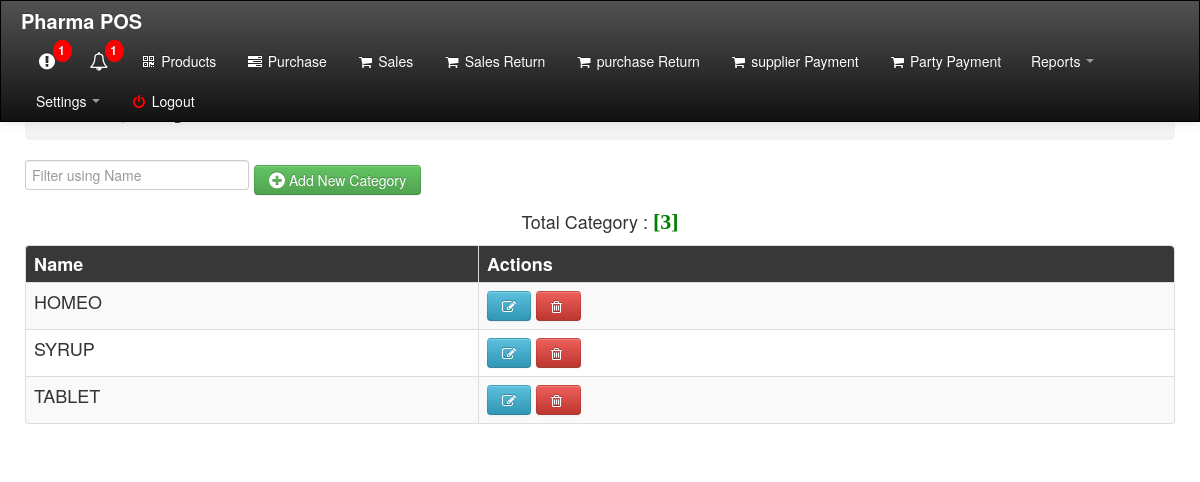
Page /company/view.php (signed in) on the earlier database version.
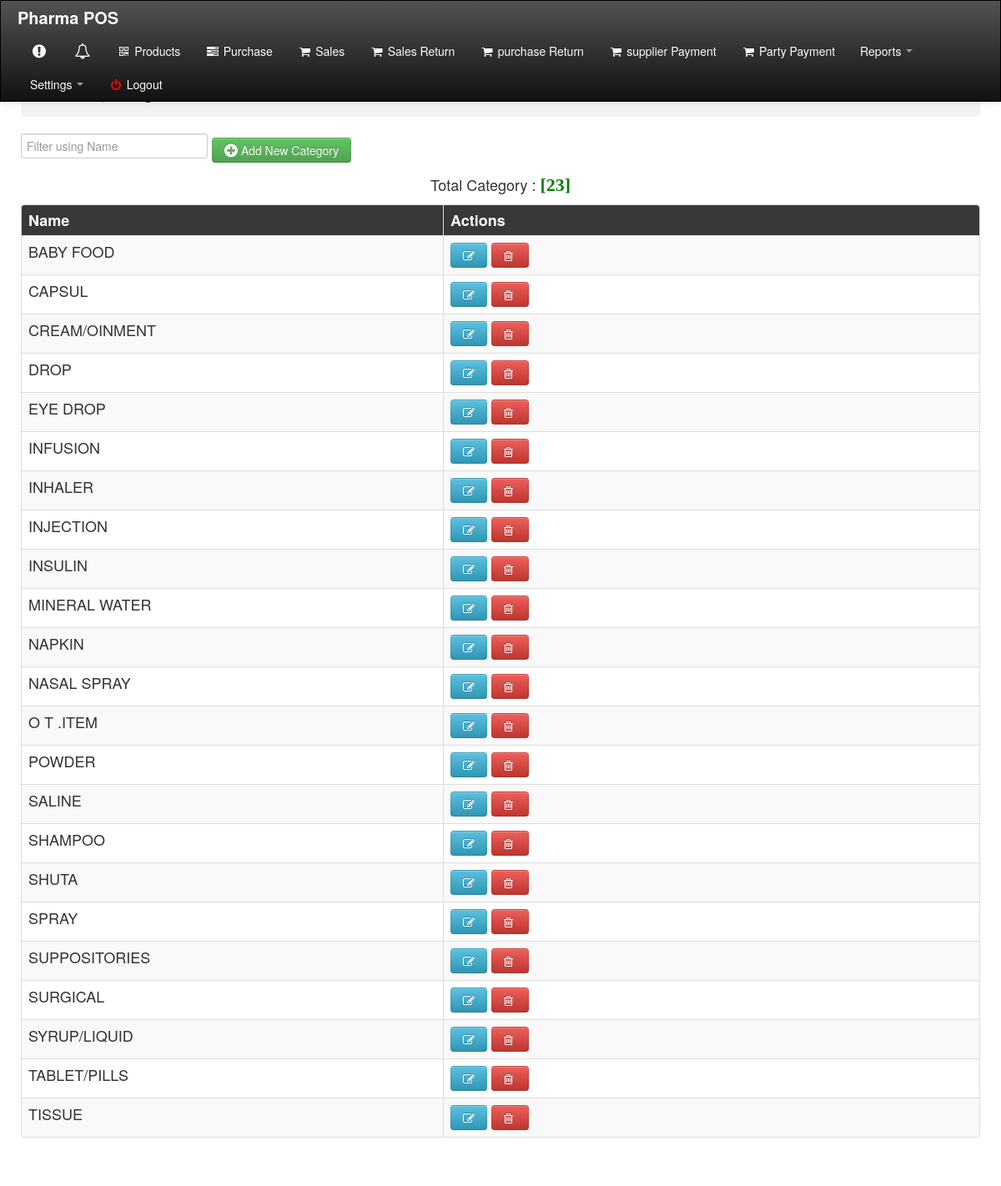
Same page on the later database version.
### tables this page shows
CREATE TABLE `category` (
  `id` int(11) NOT NULL,
  `name` varchar(100) NOT NULL
);

### company/view.php (the view, shortened to what this page needs)
<?php
       include('../dbcon.php');
?>
<!DOCTYPE html>
<html>
<head>
    <link rel="stylesheet" type="text/css" href="../css/bootstrap.css">
  <link rel="stylesheet" type="text/css" href="../css/font-awesome.min.css">
  <link rel="stylesheet" type="text/css" href="../css/bootstrap-responsive.css">
  <link rel="stylesheet" type="text/css" href="../src/facebox.css">
  <link rel="stylesheet" type="text/css" href="../css/style.css">
</head>
<body>
   <?php include('../top_menu_inner.php'); ?>
     <div class="container" style="background-color:#fff;">
      <div class="row">
        <div class="contentheader">
          <h1>Category</h1>
           </div><br>
            <input type="text"  id="name_med1" size="4"  onkeyup="med_name1()" placeholder="Filter using Name" title="Type BarCode">
           <a href="index.php?invoice_number=<?php echo $_GET['invoice_number']?>" id="popup"><button class="btn btn-success btn-md" name="submit"><span class="icon-plus-sign icon-large"></span> Add New Category</button></a>
      </div>
    </div>
    <?php
         $select_sql = "SELECT * FROM category order by id";
         $select_query = mysqli_query($con,$select_sql);
         $row = mysqli_num_rows($select_query);
    ?>
      <div class="container" style="background-color:#fff;">
	  <div style="text-align:center;">
        Total Category : <font color="green" style="font:bold 22px 'Aleo';">[<?php echo $row;?>]</font>
      </div>
    <div class="row">
      <div class="col-12">
        <form method="POST">
            <div style="height: auto;">
          <table id="table0" class="table table-bordered table-striped table-hover">
           <thead>
             <tr style="background-color: #383838; color: #FFFFFF;" >
             <th width="3%">Name</th>
             <th width = "5%">Actions</th>
             </tr>
           </thead>
            <tbody>
        <?php include("../dbcon.php"); ?>
        <?php $sql = "SELECT  id,name FROM category order by name asc"; ?>
        <?php $result =  mysqli_query($con,$sql); ?>
        <?php while( $row =  mysqli_fetch_array($result)) : ?>
        <tr style="">
            <td><?php echo $row['name']; ?></td>
            <td><a id="popup" href="update_view.php?id=<?php echo $row['id']?>&invoice_number=<?php echo $_GET['invoice_number']?>"><button class="btn btn-info"><span class="icon-edit"></span></button></a>
          <button class="btn btn-danger delete" id="<?php echo $row['id']?>"><span class="icon-trash"></span>&nbsp;</button></td>
            </tr>
        <?php endwhile ?>
    </tbody>
           </table>
         </div>
      </form>
      </div>
    </div>
    </div>
 </body>
</html>

### top_menu_inner.php (shortened to what this page needs)
<?php
$invoice_number = getDefaultCategoryCode('inv_issue', 'IssueID', '03d', '001', 'INV-');
$purchase_number = getDefaultCategoryCode('inv_receive', 'MRRNo', '03d', '001', 'PO-');
$voucher_number = getDefaultCategoryCode('inv_supplierpayment', 'voucherid', '03d', '001', 'VID-');
$dates= date('Y-m-d');
function getDefaultCategoryCode($table, $fieldName, $modifier, $defaultCode, $prefix){
    global $con;
    $sql    = "SELECT count($fieldName) as total_row FROM $table";
    $result = $con->query($sql);
    $lastRows   = $result->fetch_object();
    $number     = intval($lastRows->total_row) + 1;
    $defaultCode = $prefix.sprintf('%'.$modifier, $number);
    return $defaultCode;
}
 ?>
<div class="navbar navbar-inverse navbar-fixed-top" style="font-size:14px;">
	<div class=" navbar-inner">
		<div class="container-fluid">
			<a class="brand" href="#"><b>Pharma POS</b></a>
			<div class="nav-collapse">
				<ul class="nav pull-right">
					<li>
						<?php
							include("dbcon.php");
							$quantity = "10";
							$select_sql1 = "SELECT * FROM `stock` where `remain_quantity` <= '$quantity' and status='Available'";
							$result1 = mysqli_query($con,$select_sql1);
							$row2 = $result1->num_rows;
							if($row2 == 0)
								{
									echo ' <a  href="#" class="notification label-inverse" > <span class="icon-exclamation-sign icon-large"></span></a>';
								}
							else
								{
									echo ' <a  href="qty_alert.php" class="notification label-inverse" id="popup"> <span class="icon-exclamation-sign icon-large"></span> <span class="badge">'.$row2.'</span></a>';
								}
						?>
					</li>
					<li>
						<?php
							$date = date('d-m-Y');
							$inc_date = date("Y-m-d", strtotime("+6 month", strtotime($date)));
							$select_sql = "SELECT  * FROM stock WHERE expire_date <= '$inc_date' and status='Available' ";
							$result =  mysqli_query($con,$select_sql);
							$row1 = $result->num_rows;
							if($row1 == 0)
								{
									echo ' <a  href="#" class="notification label-inverse" > <span class="icon-bell icon-large"></span></a>';
								}
							else
								{
									echo ' <a  href="ex_alert.php" class="notification label-inverse" id="popup"> <span class="icon-bell icon-large"></span> <span class="badge">'.$row1.'</span></a>';
								}
						?>
					</li>
					<li><a href="../product/view.php?invoice_number=<?php echo $purchase_number;?>&inv_date=<?php echo $dates; ?>"><span class="icon-qrcode"></span> Products</a></li>
					<li><a href="../purchase.php?invoice_number=<?php echo $purchase_number;?>&inv_date=<?php echo $dates; ?>"><span class="icon-tasks"></span> Purchase</a></li>
					<li><a href="../home.php?invoice_number=<?php echo $invoice_number;?>&inv_date=<?php echo $dates; ?>"><span class="icon-shopping-cart"></span> Sales</a></li>
					<li><a href="../salesreturn.php?invoice_number=<?php echo $invoice_number;?>&inv_date=<?php echo $dates; ?>"><span class="icon-shopping-cart"></span> Sales Return</a></li>
					<li><a href="../purchasereturn.php?invoice_number=<?php echo $invoice_number;?>&inv_date=<?php echo $dates; ?>"><span class="icon-shopping-cart"></span> purchase Return</a></li>
					<li><a href="../supplier_payment.php?invoice_number=<?php echo $voucher_number;?>&inv_date=<?php echo $dates; ?>"><span class="icon-shopping-cart"></span> supplier Payment</a></li>
					<li><a href="../supplier_payment.php"><span class="icon-shopping-cart"></span> Party Payment</a></li>
					<li class="dropdown">
                        <a href="#" class="dropdown-toggle" data-toggle="dropdown">Reports <b class="caret"></b></a>
                    </li>
					<li class="dropdown">
                        <a href="#" class="dropdown-toggle" data-toggle="dropdown">Settings <b class="caret"></b></a>
                    </li>
					<li><a href="../logout.php" class="link"><font color='red'><span class="icon-off"></span></font> Logout</a></li>
				</ul>
			</div>
		</div>
	</div>
</div>

### css/style.css (style rules this page uses)
.notification { text-decoration: none; color: red; padding: 10px 26px; position: relative; display: inline-block; border-radius: 2px; }
.notification .badge { position: absolute; top: -1px; right: 1px; padding: 4px 7px 4px 5px; border-radius: 50%; background-color: red; color: white; }

### company/view.php (style rules this page uses)
body { background-image: url(https://thumbs.dreamstime.com/b/pharmacy-interior-blurred-background-58416047.jpg); }

Differences in the rows shown:
added category: name "BABY FOOD"
added category: name "CAPSUL"
added category: name "CREAM/OINMENT"
added category: name "DROP"
added category: name "EYE DROP"
added category: name "INFUSION"
changed category: name "TABLET" → "INHALER"; moves up the list
added category: name "INJECTION"
added category: name "INSULIN"
changed category: name "SYRUP" → "MINERAL WATER"; moves down the list
added category: name "NAPKIN"
added category: name "NASAL SPRAY"
added category: name "O T .ITEM"
added category: name "POWDER"
added category: name "SALINE"
added category: name "SHAMPOO"
added category: name "SHUTA"
added category: name "SPRAY"
added category: name "SUPPOSITORIES"
changed category: name "HOMEO" → "SURGICAL"
added category: name "SYRUP/LIQUID"
added category: name "TABLET/PILLS"
added category: name "TISSUE"
Other differences:
$row: "3" → "23"
$row2: "1" → (not shown)
$row1: "1" → (not shown)
